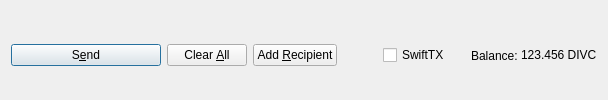
         <widget class="QFrame" name="frame_Send">
          <layout class="QHBoxLayout" name="horizontalLayout">
           <property name="bottomMargin">
            <number>0</number>
           </property>
           <item>
            <widget class="QPushButton" name="sendButton">
             <property name="minimumSize">
              <size>
               <width>150</width>
               <height>0</height>
              </size>
             </property>
             <property name="toolTip">
              <string>Confirm the send action</string>
             </property>
             <property name="text">
              <string>S&amp;end</string>
             </property>
             <property name="icon">
              <iconset resource="../divc.qrc">
               <normaloff>:/icons/send</normaloff>:/icons/send</iconset>
             </property>
             <property name="autoDefault">
              <bool>false</bool>
             </property>
             <property name="default">
              <bool>true</bool>
             </property>
            </widget>
           </item>
           <item>
            <widget class="QPushButton" name="clearButton">
             <property name="sizePolicy">
              <sizepolicy hsizetype="Minimum" vsizetype="Fixed">
               <horstretch>0</horstretch>
               <verstretch>0</verstretch>
              </sizepolicy>
             </property>
             <property name="toolTip">
              <string>Clear all fields of the form.</string>
             </property>
             <property name="text">
              <string>Clear &amp;All</string>
             </property>
             <property name="icon">
              <iconset resource="../divc.qrc">
               <normaloff>:/icons/remove</normaloff>:/icons/remove</iconset>
             </property>
             <property name="autoDefault">
              <bool>false</bool>
             </property>
            </widget>
           </item>
           <item>
            <widget class="QPushButton" name="addButton">
             <property name="toolTip">
              <string>Send to multiple recipients at once</string>
             </property>
             <property name="text">
              <string>Add &amp;Recipient</string>
             </property>
             <property name="icon">
              <iconset resource="../divc.qrc">
               <normaloff>:/icons/add</normaloff>:/icons/add</iconset>
             </property>
             <property name="autoDefault">
              <bool>false</bool>
             </property>
            </widget>
           </item>
           <item>
            <spacer name="horizontalSpacer">
             <property name="orientation">
              <enum>Qt::Horizontal</enum>
             </property>
             <property name="sizeHint" stdset="0">
              <size>
               <width>40</width>
               <height>20</height>
              </size>
             </property>
            </spacer>
           </item>
           <item>
            <layout class="QHBoxLayout" name="horizontalLayout_2">
             <property name="spacing">
              <number>3</number>
             </property>
             <item>
              <widget class="QCheckBox" name="checkSwiftTX">
               <property name="enabled">
                <bool>true</bool>
               </property>
               <property name="minimumSize">
                <size>
                 <width>85</width>
                 <height>0</height>
                </size>
               </property>
               <property name="text">
                <string>SwiftTX</string>
               </property>
              </widget>
             </item>
             <item>
              <widget class="QLabel" name="label">
               <property name="text">
                <string>Balance:</string>
               </property>
              </widget>
             </item>
             <item>
              <widget class="QLabel" name="labelBalance">
               <property name="sizePolicy">
                <sizepolicy hsizetype="Preferred" vsizetype="Fixed">
                 <horstretch>0</horstretch>
                 <verstretch>0</verstretch>
                </sizepolicy>
               </property>
               <property name="cursor">
                <cursorShape>IBeamCursor</cursorShape>
               </property>
               <property name="text">
                <string notr="true">123.456 DIVC</string>
               </property>
               <property name="textInteractionFlags">
                <set>Qt::LinksAccessibleByMouse|Qt::TextSelectableByKeyboard|Qt::TextSelectableByMouse</set>
               </property>
              </widget>
             </item>
            </layout>
           </item>
          </layout>
         </widget>
